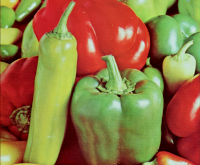
#> input picture 4.2.07.png, 200 x 165 px
$ python pykonalTest.py
#> lines starting #> are read from the running program, lines starting #| are printed output that depends on the picture

# uninstalled numpy with:
# pip uninstall numpy
# tried to install something else with:
# pip install "numpy<2.0"
# but this left something that was too low, it wanted something higher
# installed:
# pip install numpy==1.26.4
# ==> this seems to work
# all this was done in the Thonny system shell

## docs: https://malcolmw.github.io/pykonal-docs/index.html
## git: https://github.com/malcolmw/pykonal/tree/master

# Import modules.
import numpy as np
import pykonal
import matplotlib.pyplot as plt
from skimage import io

# settings for the output image
imgCtrX = 50
imgCtrY = 50
imgContours = 200
imgLineWid = 0.3

# file settings
inFile = '4.2.07.png'
outFile = '4.2.07.svg'

# loading the image
image = io.imread(inFile, as_gray=True)  # Load image as grayscale
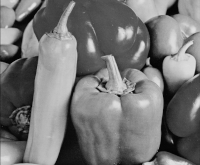
#> image: shape (165, 200) float64; min 0.015, max 0.893, mean 0.463

#starting the calculation
imgHigh = len(image)
#> imgHigh = 165
imgWide = len(image[0])
#> imgWide = 200
print('image height: ' + str(imgHigh))
#| image height: 165
print('image width:  ' + str(imgWide))
#| image width:  200

# let's try to make an array the same size as the image, it has to be 3d because this library
v = np.ones((imgHigh,imgWide,1))

# read the values in, there's probably a quick way to do this but eh
for i in range(imgHigh):
    for j in range(imgWide):
        v[i][j] = image[i][j]

# Instantiate EikonalSolver object using Cartesian coordinates.
#> (the run stopped early here; a loop or call above may not have finished)
